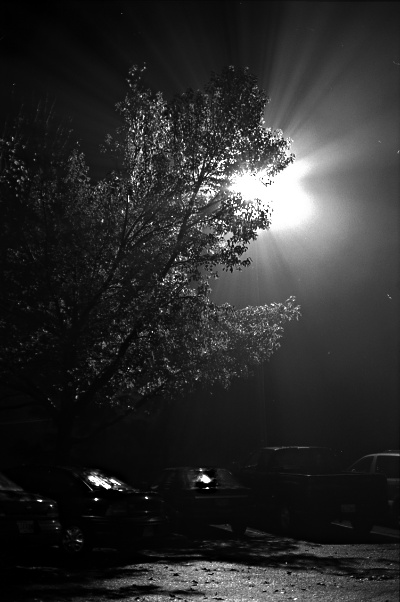
#> input picture 02-配套案例/03-机器视觉基础应用实训案例/08-图像直方图处理基础实训/02直方图均衡化/img2.jpg, 400 x 602 px
$ python '直方图均衡化.py'
#> lines starting #> are read from the running program, lines starting #| are printed output that depends on the picture
import cv2 as cv
import numpy as np
from matplotlib import pyplot as plt


# 绘制直方图
def custom_hist(gray):
    h, w = gray.shape
    hist = np.zeros([256], dtype=np.uint8)
    for row in range(h):
        for col in range(w):
            pv = gray[row, col]
            hist[pv] += 1

    plt.figure()
    plt.title("Grayscale Histogram")
    plt.xlabel("Bins")
    plt.ylabel("# of Pixels")
    plt.plot(hist)
    plt.show()


src = cv.imread("./img2.jpg")
#> src is the input picture: shape (602, 400, 3); min 0, max 255, mean 43.5
gray = cv.cvtColor(src, cv.COLOR_BGR2GRAY)
cv.namedWindow("input", cv.WINDOW_AUTOSIZE)
cv.imshow("input", src)
dst = cv.equalizeHist(gray)
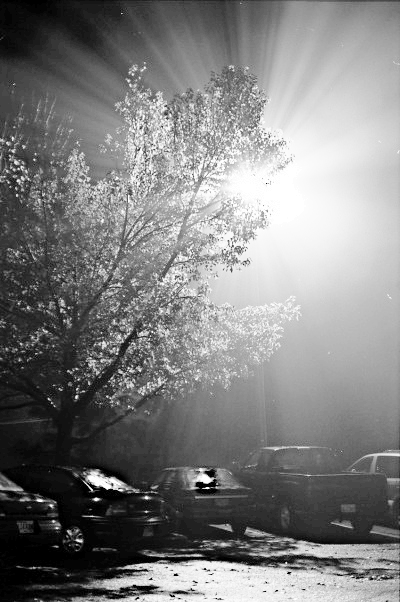
#> dst: shape (602, 400); min 0, max 255, mean 127
cv.imshow("outputEH", dst)

#custom_hist(gray)
custom_hist(dst)
#> after the loop in custom_hist, `for row in range(h):`: hist = 256 values, max 255 at index 223, min 0 at index 1, mean 57.62
#> in custom_hist, `plt.show()`:
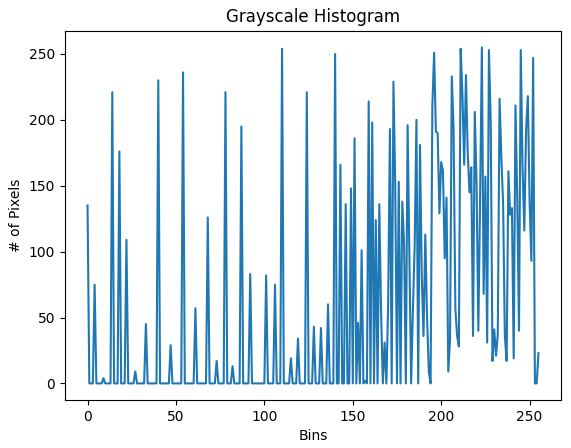
#> figure drawn by matplotlib, 1 panel; curve peaks at x = 223, y = 255

cv.waitKey(0)
cv.destroyAllWindows()

$ run again, with 02-配套案例/03-机器视觉基础应用实训案例/08-图像直方图处理基础实训/02直方图均衡化/lion.jpg copied over 02-配套案例/03-机器视觉基础应用实训案例/08-图像直方图处理基础实训/02直方图均衡化/img2.jpg
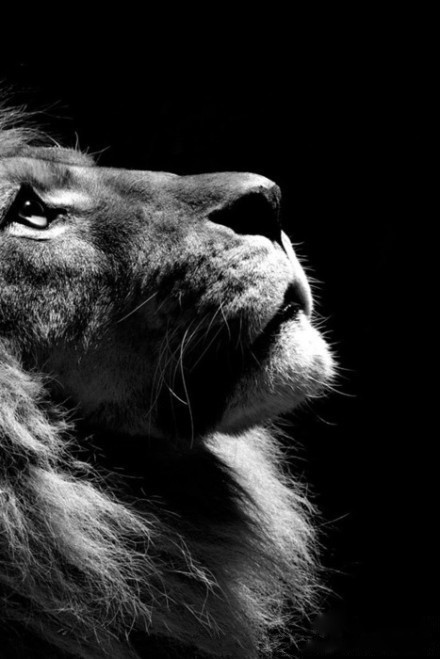
#> input picture 02-配套案例/03-机器视觉基础应用实训案例/08-图像直方图处理基础实训/02直方图均衡化/lion.jpg, 440 x 659 px
#> src is the input picture: shape (659, 440, 3); min 0, max 255, mean 37.1
#> `dst = cv.equalizeHist(gray)`:
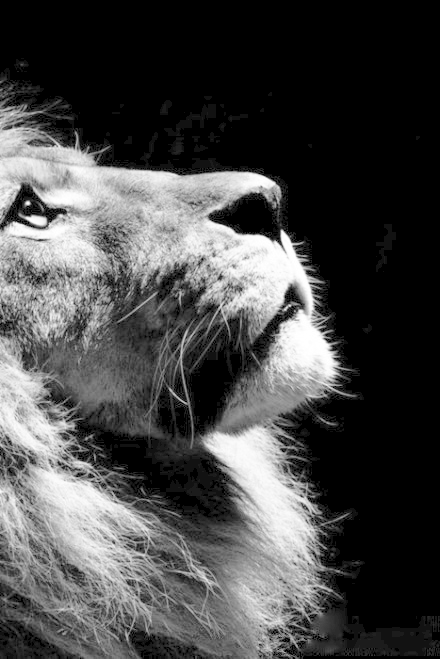
#> dst: shape (659, 440); min 0, max 255, mean 72.3
#> after the loop in custom_hist, `for row in range(h):`: hist = 256 values, max 254 at index 175, min 0 at index 1, mean 84.66
#> in custom_hist, `plt.show()`:
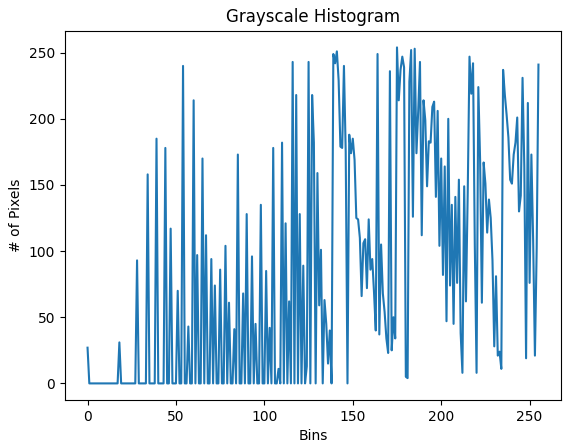
#> figure drawn by matplotlib, 1 panel; curve peaks at x = 175, y = 254

$ run again, with 02-配套案例/03-机器视觉基础应用实训案例/08-图像直方图处理基础实训/02直方图均衡化/rice.png saved as 02-配套案例/03-机器视觉基础应用实训案例/08-图像直方图处理基础实训/02直方图均衡化/img2.jpg
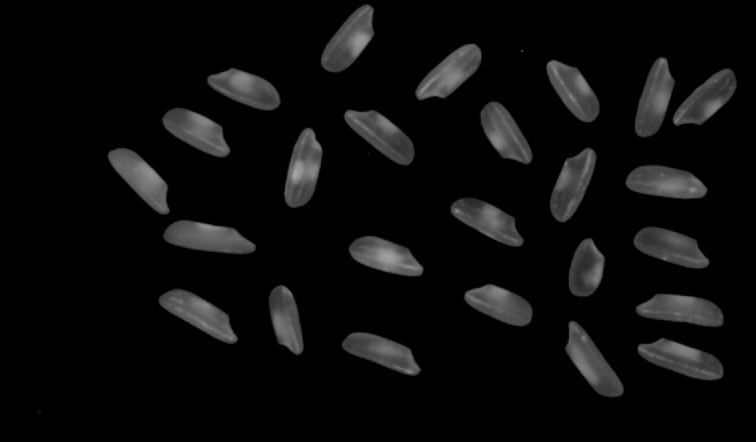
#> input picture 02-配套案例/03-机器视觉基础应用实训案例/08-图像直方图处理基础实训/02直方图均衡化/rice.png, 756 x 442 px
#> src is the input picture: shape (442, 756, 3); min 0, max 170, mean 12.4
#> `dst = cv.equalizeHist(gray)`:
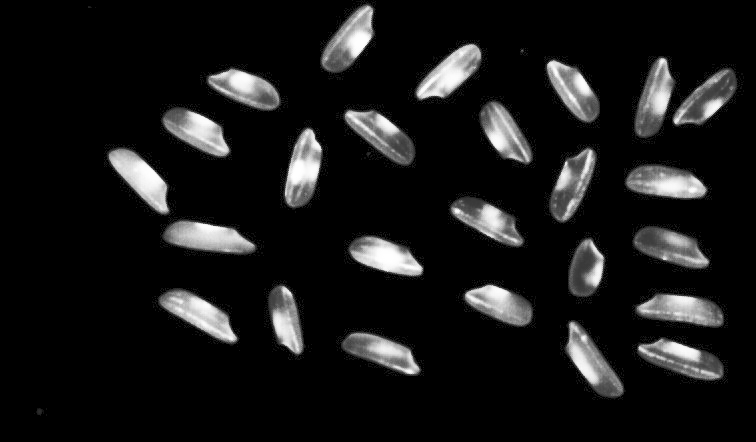
#> dst: shape (442, 756); min 0, max 255, mean 23.7
#> after the loop in custom_hist, `for row in range(h):`: hist = 256 values, max 253 at index 28, min 0 at index 1, mean 57.28
#> in custom_hist, `plt.show()`:
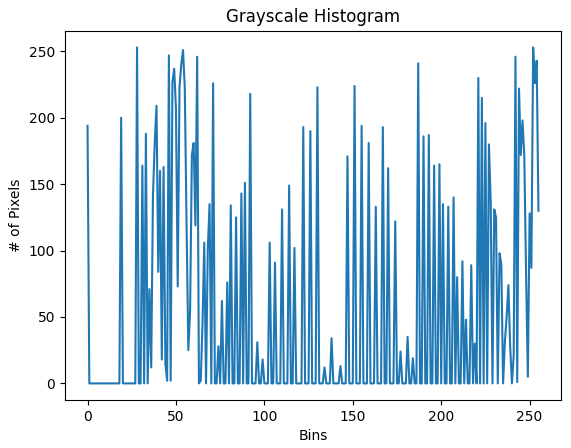
#> figure drawn by matplotlib, 1 panel; curve peaks at x = 28, y = 253
